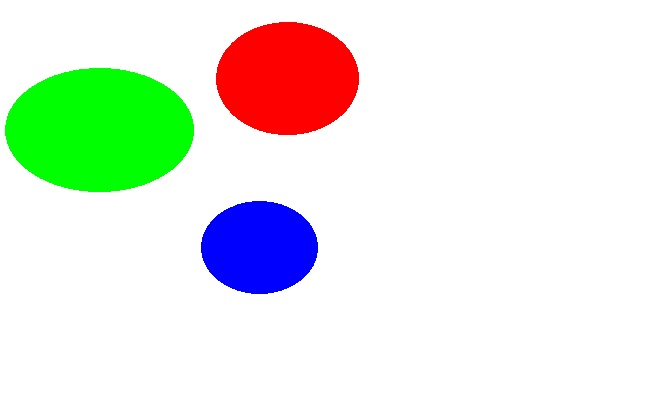
//> input picture Histograma/009.jpg, 671 x 417 px
$ ./main   (built with g++ and OpenCV 4)
//> lines starting //> are read from the running program, lines starting //| are printed output that depends on the picture; after the words box and inside, x2 and y2 are one past the last pixel; in counts of white or black regions, pixels touching at a corner belong together
#include <iostream>
#include <iostream>
#include <stdlib.h>
#include <stdio.h>
#include"opencv2/highgui/highgui.hpp"
#include"opencv2/imgproc/imgproc.hpp"
#include <opencv/cv.h>
#include <opencv2/core/core.hpp>

using namespace std;
using namespace cv;


int main()
{
    Mat src,dst,dst2,th_binario,umbral1,umbral2,th_binario_inv,resultado;
    int a;
    src=imread("C:\\OptativaVision\\CapturaImagen\\Histograma\\009.jpg");
//> src is the input picture: 417 rows x 671 cols, CV_8UC3; mean B, G, R 226.6, 235.6, 230.3
    cvtColor(src,dst,CV_BGR2GRAY);
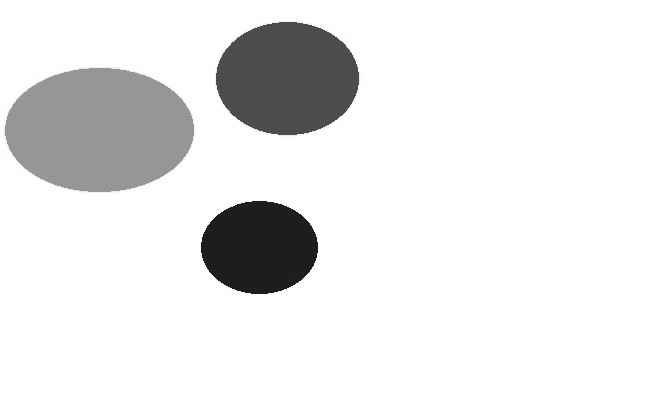
//> dst: 417 rows x 671 cols, CV_8UC1; min 22, max 255, mean 233
    namedWindow("Imagen Original",WINDOW_NORMAL);
    namedWindow("Imagen Gray",WINDOW_NORMAL);
    imshow("Imagen Original",src);
    imshow("Imagen Gray",dst);

    threshold(dst,th_binario,70,255,0);
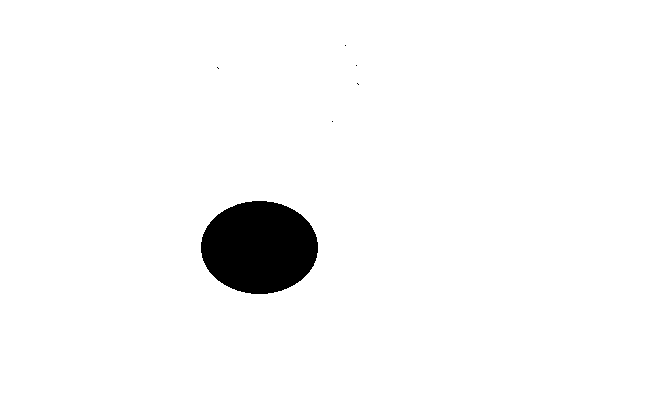
//> th_binario: 417 rows x 671 cols, CV_8UC1; 96.9% white; 6 black regions (5 under 20 px), largest, box (x1, y1, x2, y2) and area: (201, 201, 318, 294) 8530
   //namedWindow("Imagen Binario",WINDOW_NORMAL);
   //imshow("Imagen Binario",th_binario);

   namedWindow("Umbral 1",WINDOW_NORMAL);
   imshow("Umbral 1",th_binario);

   threshold(dst,th_binario_inv,100,255,1);
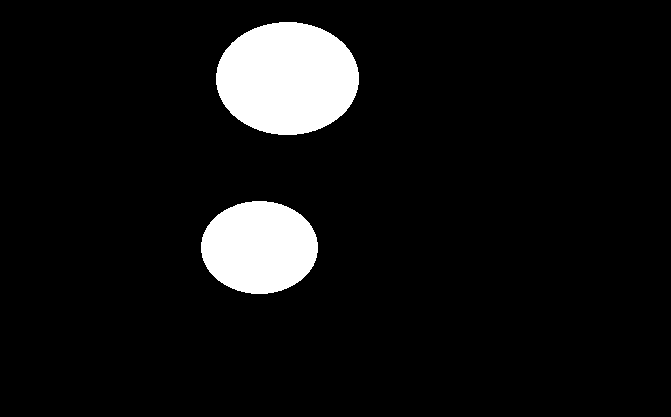
//> th_binario_inv: 417 rows x 671 cols, CV_8UC1; 7.6% white; 2 white regions, box (x1, y1, x2, y2) and area: (216, 22, 359, 135) 12688, (201, 201, 318, 294) 8530
   namedWindow("Umbral 2",WINDOW_NORMAL);
   imshow("Umbral 2",th_binario_inv);

   resultado=(th_binario) & th_binario_inv;
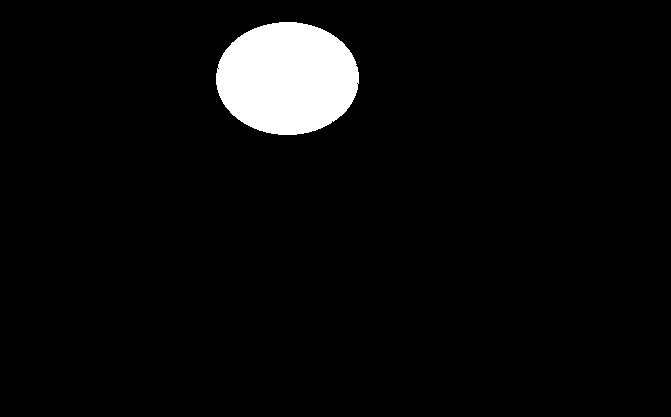
//> resultado: 417 rows x 671 cols, CV_8UC1; 4.5% white; 1 white region, box (x1, y1, x2, y2) and area: (216, 22, 359, 135) 12681
   namedWindow("Filtro Umbral",WINDOW_NORMAL);
   imshow("Filtro Umbral",resultado);

   inRange(src,Scalar(20,0,128),Scalar(25, 2, 145), dst2);
//> dst2: 417 rows x 671 cols, CV_8UC1; every value is 0
   namedWindow("Filtro",WINDOW_NORMAL);
   imshow("Filtro",dst2);
   //

    waitKey(0);
}

$ run again, with Histograma/000.jpg copied over Histograma/009.jpg
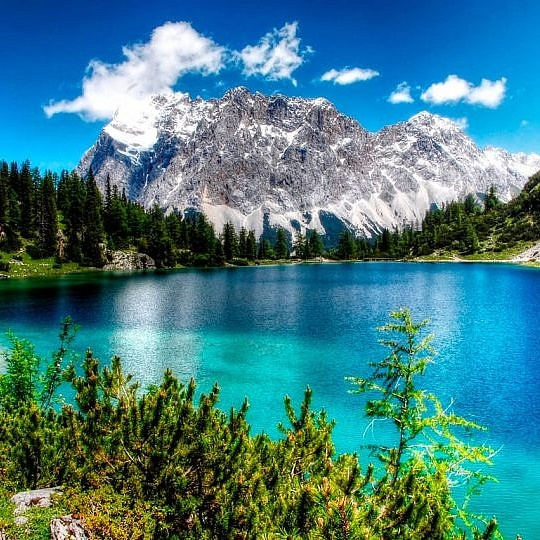
//> input picture Histograma/000.jpg, 540 x 540 px
//> src is the input picture: 540 rows x 540 cols, CV_8UC3; mean B, G, R 132.3, 125.3, 66.6
//> `threshold(dst,th_binario,70,255,0);`:
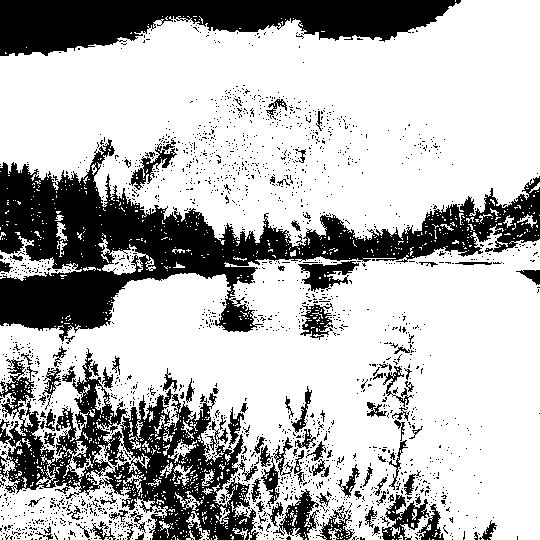
//> th_binario: 540 rows x 540 cols, CV_8UC1; 71.6% white; 2005 black regions (1900 under 20 px), largest, box (x1, y1, x2, y2) and area: (0, 139, 540, 342) 32739, (0, 348, 259, 540) 17406, (0, 0, 461, 56) 15773
//> th_binario_inv: 540 rows x 540 cols, CV_8UC1; 47.1% white; 2243 white regions (2156 under 20 px), largest, box (x1, y1, x2, y2) and area: (0, 133, 540, 540) 84948, (0, 0, 540, 110) 35946, (348, 334, 447, 540) 4877
//> `resultado=(th_binario) & th_binario_inv;`:
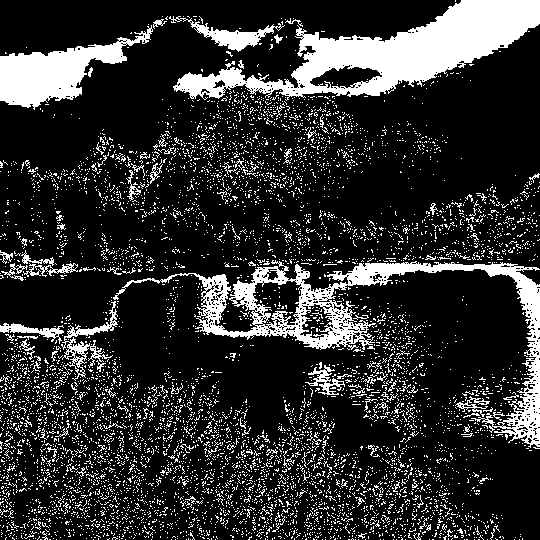
//> resultado: 540 rows x 540 cols, CV_8UC1; 18.7% white; 6721 white regions (6601 under 20 px), largest, box (x1, y1, x2, y2) and area: (173, 0, 540, 101) 13763, (113, 260, 540, 448) 10516, (0, 25, 153, 110) 5011
//> dst2: 540 rows x 540 cols, CV_8UC1; every value is 0
